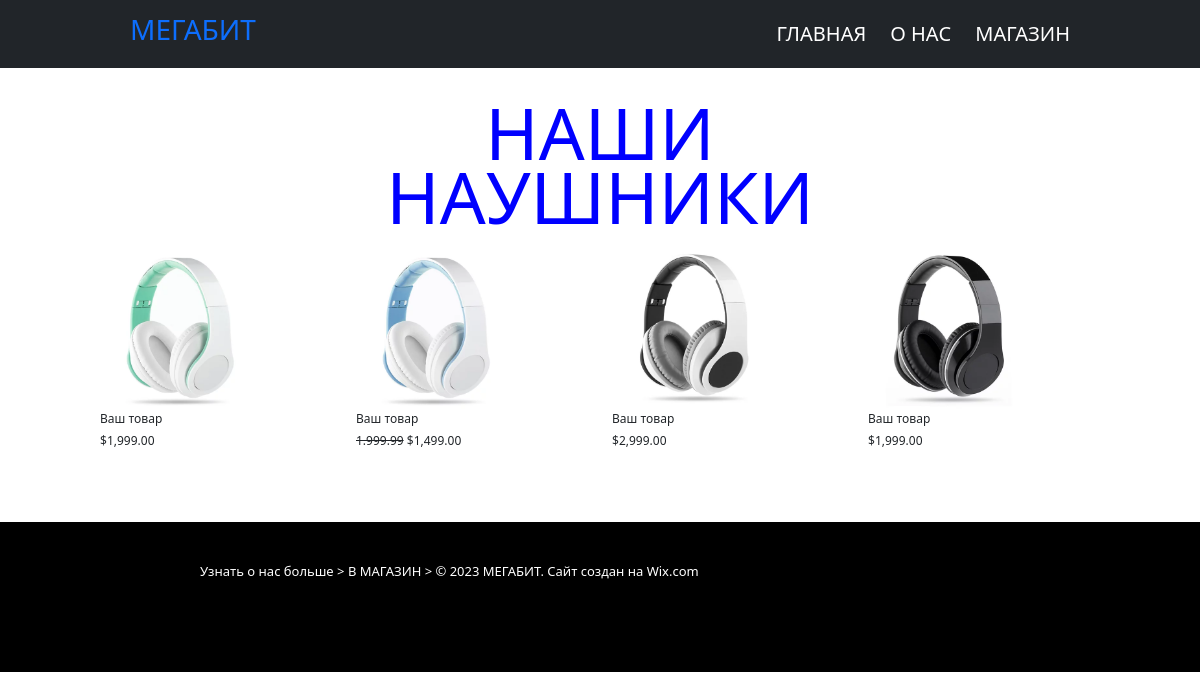
The app's page /shop/ with its own data.
### cofe_app/models.py (models this page shows)
class Products(models.Model):
    image = models.ImageField(upload_to='media/uploads')
    price = models.CharField(max_length=20)
    money = models.CharField(max_length=10)
    old_price = models.CharField(max_length=100, null=True, blank=True)
    about_product = models.TextField(null=True, blank=True)
    return_policy = models.TextField(null=True, blank=True)
    created_at = models.DateTimeField(auto_now_add=True)

### cofe_app/views.py (the view)
# urls.py: path('shop/',  shopView, name='shop'),
def shopView(request):
    products = Products.objects.all()
    return render(request, 'shop.html',{'products':products})

### templates/shop.html
{% extends 'main.html' %}
{% load static %}
{% block content %}
<main>
    <section id="about_us1" class="mb-5">
        <div class="whoAreWe text-center">
            НАШИ <br>
             НАУШНИКИ
        </div>
        <div class="shopping container" style="padding: 20px 70px">
            <div class="row">
                {% for x in products %}
                <div class="col-3">
                    <div>
                        <a href="{% url 'cofe:book' x.id %}"><img style="width: 70%;" src="{{x.image.url}}" alt=""></a>
                    </div>
                    <div>
                        <p style="font-size: 12px;" class="mb-1">Ваш товар</p>
                        <p style="font-size: 12px;" class="mb-1">
                            {% if x.old_price %}
                            <del>{{x.old_price}}</del>
                            {% endif %}
                        {{x.money}}{{x.price}}</p>
                    </div>
                </div>
                {% endfor %}
            </div>
        </div>
    </section>
</main>
{% endblock %}

### static/css/about_us.css (style rules this page uses)
main #about_us1 { margin-top: 100px; }
main #about_us1 .whoAreWe { font-size: 72px; line-height: 64px; color: blue; }

### records on screen
Products: image (picture), money "$", price "1,999.00"
Products: image (picture), old_price "1.999.99", money "$", price "1,499.00"
Products: image (picture), money "$", price "2,999.00"
Products: image (picture), money "$", price "1,999.00"
